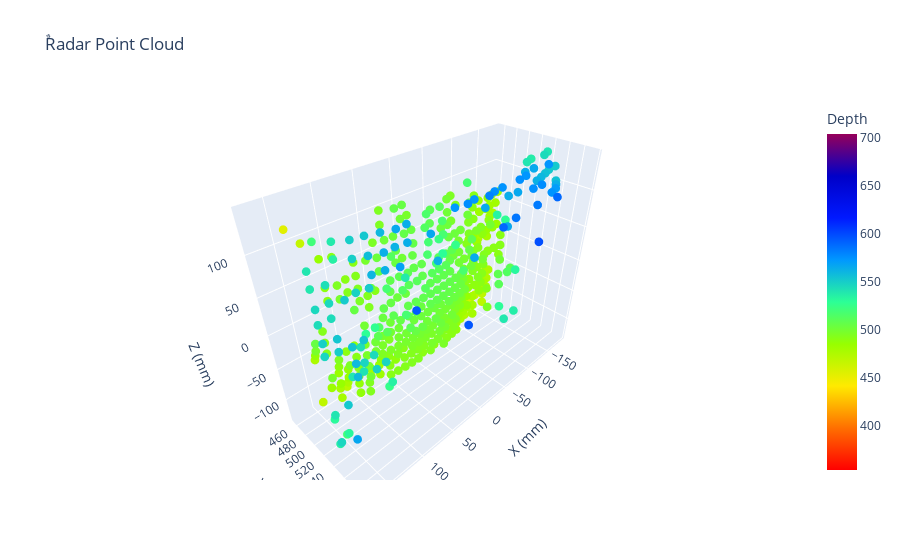

Notebook code cell kept with this figure:
### Code cell
# plot_3D("waleed2_12_7",'y')\
plot_3D_threshold("metal_dish_100",'y',150)
# points_to_image("gedo_13_7")

### Figure 1 — Plotly figure (JSON) as saved in the notebook; plotly's stock layout.template omitted (floating-point values rounded to 4 significant figures; data arrays with more than 128 entries replaced by an {"elided": "..."} marker saying what was removed)
{"data": [{"hovertemplate": "X (mm)=%{x}<br>Y (mm)=%{y}<br>Z (mm)=%{z}<br>Depth=%{marker.color}<extra></extra>", "legendgroup": "", "marker": {"color": {"elided": "432 float values"}, "coloraxis": "coloraxis", "line": {"width": 0}, "opacity": 1, "size": 3, "symbol": "circle"}, "mode": "markers", "name": "", "scene": "scene", "showlegend": false, "type": "scatter3d", "x": {"elided": "432 float values"}, "y": {"elided": "432 float values"}, "z": {"elided": "432 float values"}}], "layout": {"coloraxis": {"cmax": 703.5, "cmin": 353.5, "colorbar": {"title": {"text": "Depth"}}, "colorscale": [[0, "rgb(255,0,0)"], [0.125, "rgb(255,111,0)"], [0.25, "rgb(255,234,0)"], [0.375, "rgb(151,255,0)"], [0.5, "rgb(44,255,150)"], [0.625, "rgb(0,152,255)"], [0.75, "rgb(0,25,255)"], [0.875, "rgb(0,0,200)"], [1, "rgb(150,0,90)"]]}, "legend": {"tracegroupgap": 0}, "scene": {"domain": {"x": [0, 1], "y": [0, 1]}, "xaxis": {"title": {"text": "X (mm)"}}, "yaxis": {"title": {"text": "Y (mm)"}}, "zaxis": {"title": {"text": "Z (mm)"}}}, "title": {"text": "ٌRadar Point Cloud"}}}
